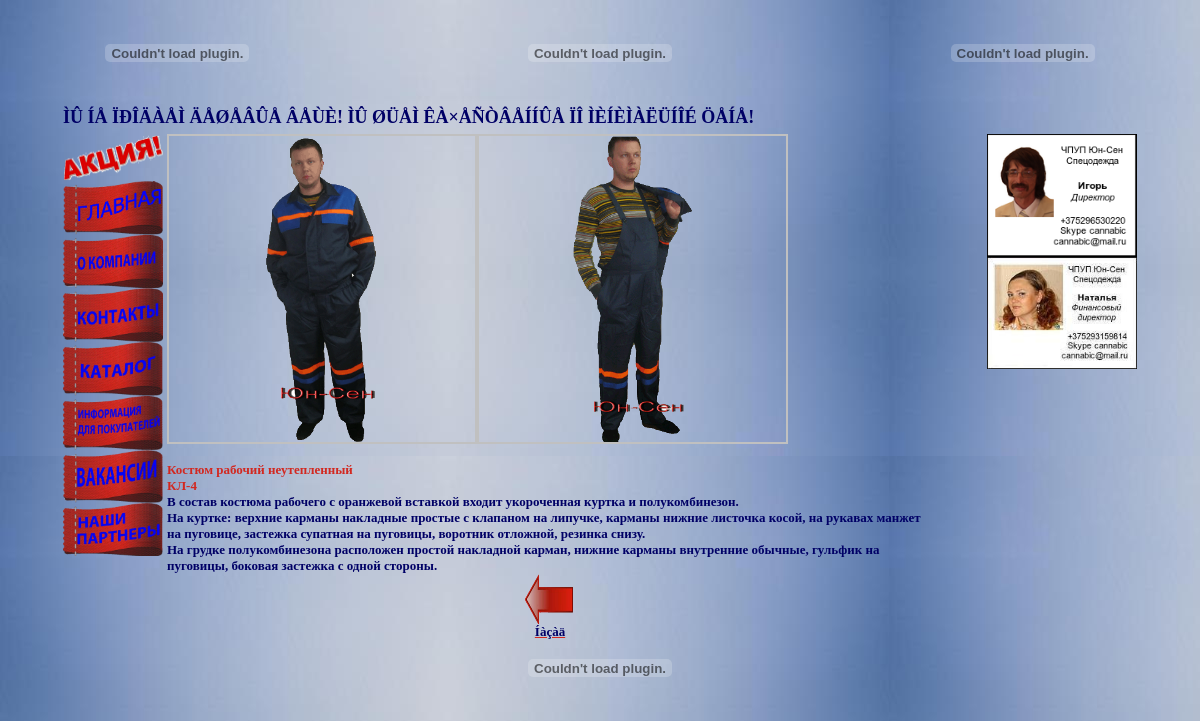
Screenshot of /p24.php with the database file from the repository.
### tables this page shows
CREATE TABLE IF NOT EXISTS `catalog` (
  `category` text NOT NULL,
  `model` int(11) NOT NULL,
  `image` text NOT NULL,
  `name` text NOT NULL,
  `price` text NOT NULL,
  `description` text NOT NULL
);

### 24.php (called while the page is built)
<?php
$imgDir='images/2/4/';
$category = 2;
$model = 4;
?>

### p24.php (the view, shortened to what this page needs)
<?php
include ('24.php');
  function getFiles($path)
  {
    $files = scandir($path);
    for($i = 0, $length = count($files); $i < $length; $i++)
    {
      if( is_dir($path.$files[$i]) )
      {
        unset($files[$i]);
      }
    }
    return $files;
  }
?>
<!DOCTYPE HTML PUBLIC "-//W3C//DTD HTML 4.01 Frameset//EN" "http://www.w3.org/TR/html4/frameset.dtd">
<html>
 <head>
<link rel="stylesheet" type="text/css" href="gallerystyle.css" />
<link rel="stylesheet" type="text/css" href="../highslide/highslide.css" />
</head>
<body align = center link = "#d22820"
alink = "#000066"
vlink = "#000066">
<div id="content"><div align = center>
<table width = 90%>
<tr>
<td align = center>
<embed src="images/logo.swf" width = '150px' height = '100px' quality="high"  TYPE="application/x-shockwave-flash" wmode="transparent" loop="true" autoplay="true" pluginspage="http://www.macromedia.com/go/getflashplayer"></embed>
</td>
<td align = center>
<embed src="images/text.swf" width = '400px' height = '100px' quality="high"  TYPE="application/x-shockwave-flash" wmode="transparent" loop="true" autoplay="true" pluginspage="http://www.macromedia.com/go/getflashplayer"></embed>
</td>
<td align = center>
<embed src="images/phones.swf" width = '150px' height = '100px' quality="high"  TYPE="application/x-shockwave-flash" wmode="transparent" loop="true" autoplay="true" pluginspage="http://www.macromedia.com/go/getflashplayer"></embed>
</td>
</tr>
<tr>
<td colspan = 3><marquee>
<font size = 4px color="#000066" face="Verdana"><B>ÌÛ ÍÅ ÏÐÎÄÀÅÌ ÄÅØÅÂÛÅ ÂÅÙÈ! ÌÛ ØÜÅÌ ÊÀ×ÅÑÒÂÅÍÍÛÅ ÏÎ ÌÈÍÈÌÀËÜÍÎÉ ÖÅÍÅ!</B></font>
</marquee></td></tr>
</table>
</div>
<div align = center>
<table border="0"  width="90%">
<tr>
<td valign = top rowspan = 2 align = left>
<a href = empty.php><img src = "images/act.gif" width = 100px></img><br>
<a href = index.php><img src = "images/index.gif" width = 100px></img><br>
<a href = company.php><img src = "images/company.gif" width = 100px></img><br>
<a href = contacts.php><img src = "images/contacts.gif" width = 100px></img><br>
<a href = catalog.php><img src = "images/catalog.gif" width = 100px></img><br>
<a href = info.php><img src = "images/info.gif" width = 100px></img><br>
<a href = work.php><img src = "images/work.gif" width = 100px></img><br>
<a href = friends.php><img src = "images/friends.gif" width = 100px></img><br>
</td>
<td valign = top rowspan = 2>
<?php
        foreach( getFiles($imgDir) as $file )
        {
echo '<a href="'.$imgDir.$file.'" class="highslide" onclick="return hs.expand(this)">';
echo '<img src="'.$imgDir.$file.'" width="40%"/>';
echo '</a>';
   }
 ?>
<br>
<?php
$query = mysql_query("SELECT * FROM catalog WHERE category = $category AND model = $model");
do
{
    $n = $row['name'];
    $d = $row['description'];
    echo ('<div align = left>');
    echo ('<font size = 2px color="#d22820" face="Verdana"><B>');
    echo ($n);
    echo ('</B></font>');
    echo ('<br>');
    echo ('<font  size = 2px color="#000066" face="Verdana"><B>');
    echo ($d);
    echo ('</B></font>');
    echo ('</div>');
}
 while ($row = mysql_fetch_array ($query));
?>
<div align = center>
<?php
echo '<a href="';
echo $category;
echo '.php" title="íàçàä">';
?>
<img src="images/back.gif" border=0 width=50px height=50px>
<br><font size = 2px color="#000066" face="Verdana"><B>Íàçàä</B></a></div>
<td valign = top align = right WIDTH = 150PX>
<img src = images/igor.png WIDTH = 150PX><br>
<img src = images/natalia.JPG WIDTH = 150PX>
<br>
<iframe src="http://diano4ka96.narod.ru/tag.html"
width="200" height="200"
align="left" scrolling=no
frameborder="0">
    Âàø áðàóçåð íå ïîääåðæèâàåò ïëàâàþùèå ôðåéìû!
 </iframe>
</td>
</tr>
</table>
</div>
<embed src="images/end.swf" width = '100%' height = '50px' quality="high"  TYPE="application/x-shockwave-flash" wmode="transparent" loop="true" autoplay="true" pluginspage="http://www.macromedia.com/go/getflashplayer"></embed>
</div>
</body>
</html>

### highslide/highslide.css (style rules this page uses)
.highslide { outline: none; text-decoration: none; }
.highslide img { border: 2px solid silver; }

### p24.php (style rules this page uses)
#content { position:absolute; top:0; bottom:0; left:0; right:0; z-index:1000; }

### rows the page displays
catalog: name "Костюм рабочий неутепленный КЛ-4", description "В состав костюма рабочего с оранжевой вставкой входит укороченная куртка и полукомбинезон. На куртке: верхние карманы накладные простые с клапаном на липучке, карманы нижние листочка косой, на рукавах манжет на пуговице, застежка супатная на пуговицы, воротник отложной, резинка снизу. На грудке полукомбинезона расположен простой накладной карман, нижние карманы внутренние обычные, гульфик на пуговицы, боковая застежка с одной стороны."
